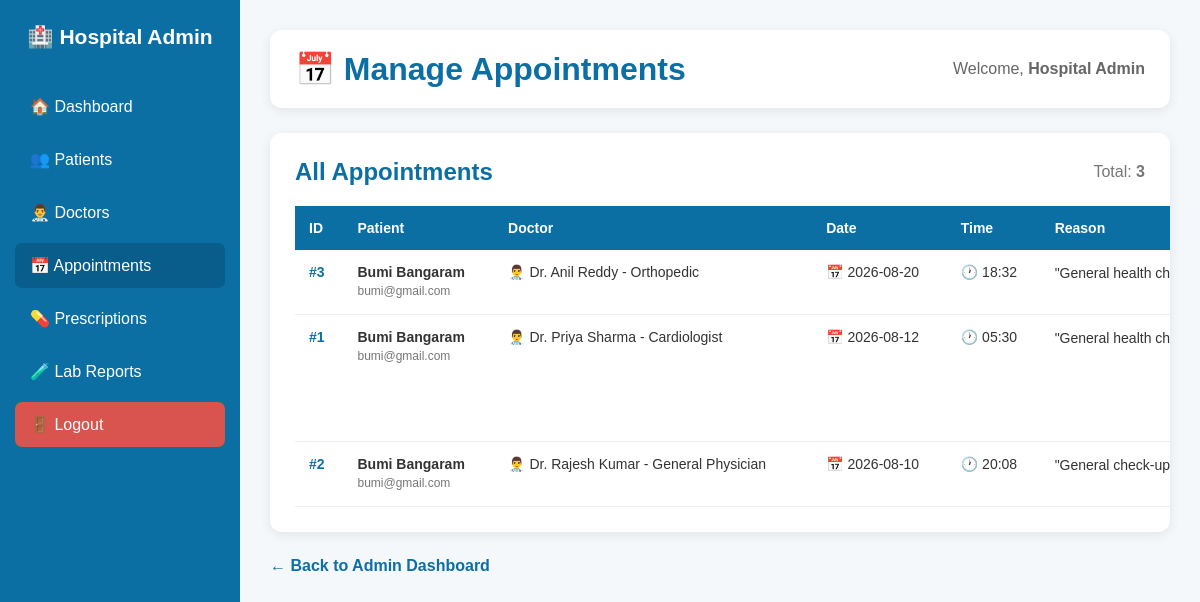
Page /admin-appointments (signed in) on the committed database.
### tables this page shows
CREATE TABLE appointments (
            id INTEGER PRIMARY KEY AUTOINCREMENT,

            patient_id INTEGER NOT NULL,

            doctor_name TEXT NOT NULL,

            appointment_date TEXT NOT NULL,

            appointment_time TEXT NOT NULL,

            reason TEXT,

            status TEXT DEFAULT 'Pending',

            FOREIGN KEY (patient_id)
            REFERENCES patients(id)
        );

CREATE TABLE patients (
            id INTEGER PRIMARY KEY AUTOINCREMENT,
            name TEXT NOT NULL,
            age INTEGER NOT NULL,
            gender TEXT NOT NULL,
            phone TEXT NOT NULL,
            email TEXT UNIQUE NOT NULL,
            password TEXT NOT NULL
        );

### app.py (the view)
@app.route("/admin-appointments")
def admin_appointments():
    if "admin_id" not in session:
        return redirect(url_for("admin_login"))
    connection = get_database()
    appointments = connection.execute(
        """
        SELECT
            appointments.*,
            patients.name AS patient_name,
            patients.email AS patient_email
        FROM appointments

        LEFT JOIN patients
        ON appointments.patient_id = patients.id

        ORDER BY
            appointments.appointment_date DESC,
            appointments.appointment_time DESC
        """
    ).fetchall()
    connection.close()
    return render_template(
        "admin_appointments.html",
        appointments=appointments,
        admin_name=session["admin_name"]
    )

### app.py (called while the page is built)
def get_database():
    connection = sqlite3.connect("hospital.db")
    connection.row_factory = sqlite3.Row
    return connection

### templates/admin_appointments.html (shortened to what this page needs)
<!DOCTYPE html>
<html lang="en">
<head>
</head>
<body>
    <div class="sidebar">
        <div class="logo">
            🏥 Hospital Admin
        </div>
        <a href="{{ url_for('admin_dashboard') }}">
            🏠 Dashboard
        </a>
        <a href="{{ url_for('admin_patients') }}">
            👥 Patients
        </a>
        <a href="{{ url_for('admin_doctors') }}">
            👨‍⚕️ Doctors
        </a>
        <a
            href="{{ url_for('admin_appointments') }}"
            class="active"
        >
            📅 Appointments
        </a>
        <a href="{{ url_for('add_prescription') }}">
            💊 Prescriptions
        </a>
       <a href="{{ url_for('admin_lab_reports') }}">
            🧪 Lab Reports
        </a>
        <a
            href="{{ url_for('logout') }}"
            class="logout"
        >
            🚪 Logout
        </a>
    </div>
    <div class="main">
        <div class="topbar">
            <h1>
                📅 Manage Appointments
            </h1>
            <div class="admin-name">
                Welcome,
                <strong>
                    {{ admin_name }}
                </strong>
            </div>
        </div>
        <div class="table-container">
            <div class="table-header">
                <h2>
                    All Appointments
                </h2>
                <div class="count">
                    Total:
                    <strong>
                        {{ appointments|length }}
                    </strong>
                </div>
            </div>
            {% if appointments %}
                <table>
                    <thead>
                        <tr>
                            <th>
                                ID
                            </th>
                            <th>
                                Patient
                            </th>
                            <th>
                                Doctor
                            </th>
                            <th>
                                Date
                            </th>
                            <th>
                                Time
                            </th>
                            <th>
                                Reason
                            </th>
                        </tr>
                    </thead>
                    <tbody>
                        {% for appointment in appointments %}
                            <tr>
                                <td class="appointment-id">
                                    #{{ appointment["id"] }}
                                </td>
                                <td>
                                    <div class="patient-name">
                                        {{ appointment["patient_name"] or "Unknown" }}
                                    </div>
                                    <div class="patient-email">
                                        {{ appointment["patient_email"] or "" }}
                                    </div>
                                </td>
                                <td>
                                    👨‍⚕️ {{ appointment["doctor_name"] }}
                                </td>
                                <td>
                                    📅 {{ appointment["appointment_date"] }}
                                </td>
                                <td>
                                    🕐 {{ appointment["appointment_time"] }}
                                </td>
                                <td class="reason">
                                    {{ appointment["reason"] or "Not specified" }}
                                </td>
                            </tr>
                        {% endfor %}
                    </tbody>
                </table>
            {% endif %}
        </div>
        <a
            href="{{ url_for('admin_dashboard') }}"
            class="back"
        >
            ← Back to Admin Dashboard
        </a>
    </div>
</body>
</html>

### templates/admin_appointments.html (style rules this page uses)
* { margin: 0; padding: 0; box-sizing: border-box; font-family: Arial, sans-serif; }
body { background: #f4f8fb; color: #333; }
.sidebar { position: fixed; left: 0; top: 0; width: 240px; height: 100vh; background: #0b6fa4; padding: 25px 15px; }
.logo { color: white; font-size: 21px; font-weight: bold; text-align: center; margin-bottom: 35px; }
.sidebar a { display: block; color: white; text-decoration: none; padding: 13px 15px; margin-bottom: 8px; border-radius: 7px; }
.sidebar a:hover, .sidebar .active { background: #095d8a; }
.logout { background: #d9534f; }
.main { margin-left: 240px; padding: 30px; }
.topbar { background: white; padding: 20px 25px; border-radius: 12px; display: flex; justify-content: space-between; align-items: center; margin-bottom: 25px; box-shadow: 0 3px 12px rgba(0, 0, 0, 0.08); }
.topbar h1 { color: #0b6fa4; }
.admin-name { color: #666; }
.table-container { background: white; padding: 25px; border-radius: 12px; box-shadow: 0 3px 12px rgba(0, 0, 0, 0.08); overflow-x: auto; }
.table-header { display: flex; justify-content: space-between; align-items: center; margin-bottom: 20px; }
.table-header h2 { color: #0b6fa4; }
.count { color: #777; }
table { width: 100%; border-collapse: collapse; min-width: 1100px; }
th { background: #0b6fa4; color: white; padding: 14px; text-align: left; font-size: 14px; }
td { padding: 14px; border-bottom: 1px solid #eee; font-size: 14px; vertical-align: top; }
.appointment-id { color: #0b6fa4; font-weight: bold; }
.patient-name { font-weight: bold; }
.patient-email { color: #777; font-size: 12px; margin-top: 4px; }
.reason { max-width: 220px; line-height: 1.4; }
.back { display: inline-block; margin-top: 25px; color: #0b6fa4; text-decoration: none; font-weight: bold; }

### rows in the picture
appointments: id "3", name "Bumi Bangaram", email "bumi@gmail.com", doctor_name "Dr. Anil Reddy - Orthopedic", appointment_date "2026-08-20", appointment_time "18:32", reason "\"General health…"
appointments: id "1", name "Bumi Bangaram", email "bumi@gmail.com", doctor_name "Dr. Priya Sharma - Cardiologist", appointment_date "2026-08-12", appointment_time "05:30", reason "\"General health…"
appointments: id "2", name "Bumi Bangaram", email "bumi@gmail.com", doctor_name "Dr. Rajesh Kumar - General Physician", appointment_date "2026-08-10", appointment_time "20:08", reason "\"General…"

### other values in the picture
{{ admin_name }} "Hospital Admin"
{{ appointments|length }} "3"
